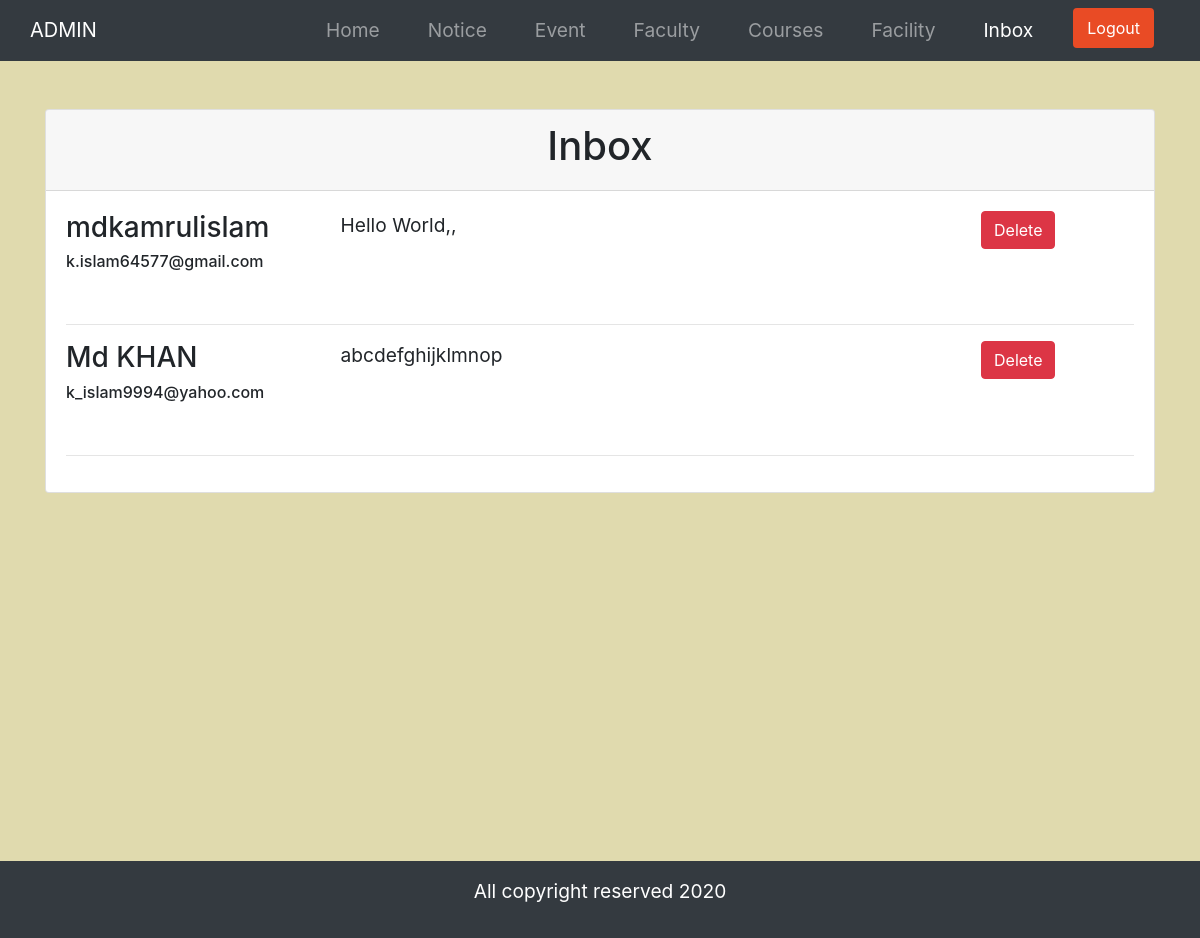
Page /admin/contacts.php (signed in) on the committed database.
### tables this page shows
CREATE TABLE `contacts` (
  `id` int(11) NOT NULL,
  `name` varchar(100) NOT NULL,
  `email` varchar(150) NOT NULL,
  `msg` text NOT NULL
);

### admin/contacts.php (the view, shortened to what this page needs)
<?php
    $conn = mysqli_connect('localhost', 'root', '', 'cse');
    $sql = "SELECT * from contacts";
     $result = mysqli_query($conn, $sql);
?>
<!DOCTYPE html>
<html lang="en">
<head>
    <link rel="stylesheet" href="https://stackpath.bootstrapcdn.com/bootstrap/4.5.2/css/bootstrap.min.css"
>
        <link rel="stylesheet" href="style.css">
</head>
<body>
<nav class="navbar navbar-dark bg-dark navbar-expand">
    <div class="container">
      <a class="navbar-brand" href="#">ADMIN</a>
    <div>
    <ul class="navbar-nav mr-auto">
            <li class="nav-item px-3"><a href="index.php" class="nav-link">Home</a></li>
            <li class="nav-item px-3"><a href="notice.php" class="nav-link">Notice</a></li>
            <li class="nav-item px-3 "><a href="event.php" class="nav-link">Event</a></li>
            <li class="nav-item px-3"><a href="faculty.php" class="nav-link">Faculty</a></li>
           <li class="nav-item px-3"><a href="course.php" class="nav-link">Courses</a></li>
           <li class="nav-item px-3"><a href="facility.php" class="nav-link">Facility</a></li>
            <li class="nav-item px-3 active"><a href="contacts.php" class="nav-link">Inbox</a></li>
                <li class="nav-item px-3">
                <a href="logout.php" class="btn  text-white">Logout</a>
                </li>
       </ul>
    </div>
    </div>
  </nav>
  <section class="notice">
  <div class="container py-5 ">
        <div class="row">
            <div class="col-md-12">
                <div class="card">
                    <div class="card-header">
                       <h1 class="text-center"> Inbox</h1>
                    </div>
                    <div class="card-body">
                            <?php while($row = mysqli_fetch_assoc($result)) { ?>
                                     <div class="row">
                                         <div class="col-lg-3">
                                                <h3 ><?php echo $row['name']; ?> </h3>
                                                <h6><?php echo $row['email']; ?></h6>
                                        </div>
                                        <div class="col-lg-7">
                                        <?php echo $row['msg']; ?>
                                        </div>
                                        <div class="col-lg-2">
                                                <a href="contact-delete.php?id=<?php echo $row['id'] ?>" class="btn btn-danger" onclick="return confirm('Are you sure?')"> Delete </a>
                                        </div>
                                     </div>
                                         <br>
                                         <hr>
                            <?php } ?>
                    </div>
                </div>
            </div>
        </div>
    </div>
  </section>
  <footer class="text-center bg-dark py-3">
      <p class="text-white">All copyright reserved 2020</p>
  </footer>
</body>
</html>

### admin/style.css (style rules this page uses)
.navbar .btn { border: 2px solid #E94B25; background-color: #E94B25; }
.notice, .edit { background-color: #E0DAAE; min-height: 100vh; }
body { font-size: 120%; background: #F8F8FF; }

### rows in the picture
contacts: name "mdkamrulislam", email "k.islam64577@gmail.com", msg "Hello World,,"
contacts: name "Md KHAN", email "k_islam9994@yahoo.com", msg "abcdefghijklmnop"
